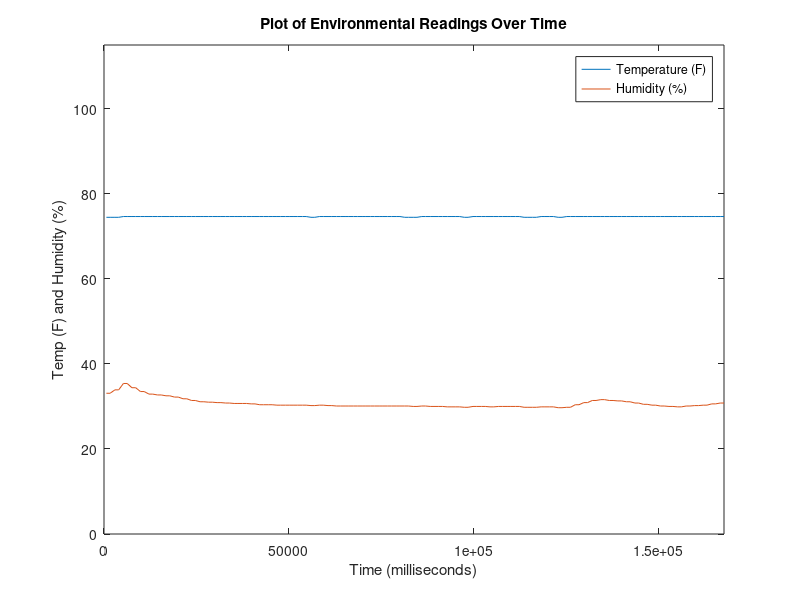

The MATLAB script that drew this image:
% Samuel Lee Toepke
% samueltoepke@gmail.com
% Spring 2015
% plot_results.m: Takes a tab delimited file, and plots the results in
%   either Octave or MATLAB. First column is time, second column is
%   temperature (F) and third column is humidity (%).
%
% Can be run from command line with "$ octave --persist plot_results.m".
% Make sure log_file.txt is in the same directory.

% Cleanup from possible previous runs.
close all;
clear all;

% Read from the tab delimited file.
readings = dlmread('LOG_FILE.TXT', '\t', 1, 0); 

% Create the plot.
plot(readings(:,1), readings(:,2), readings(:,1), readings(:,3)); 

% Format the plot.
axis([0 inf 0 115]); % Set origin to be bottom left.
title('Plot of Environmental Readings Over Time'); % Set title.
xlabel('Time (milliseconds)') % Set x-axis label.
ylabel('Temp (F) and Humidity (%)') % Set y-axis label.
legend('Temperature (F)','Humidity (%)') % Set a legend.
